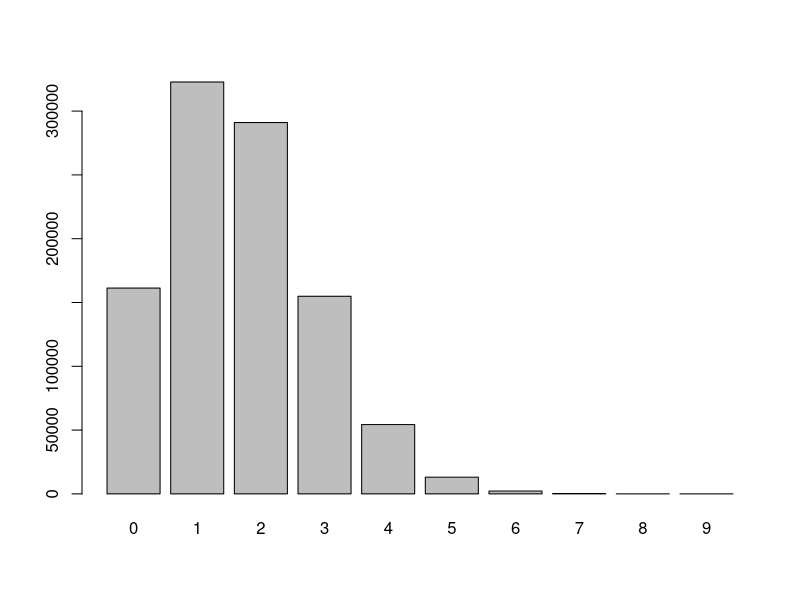
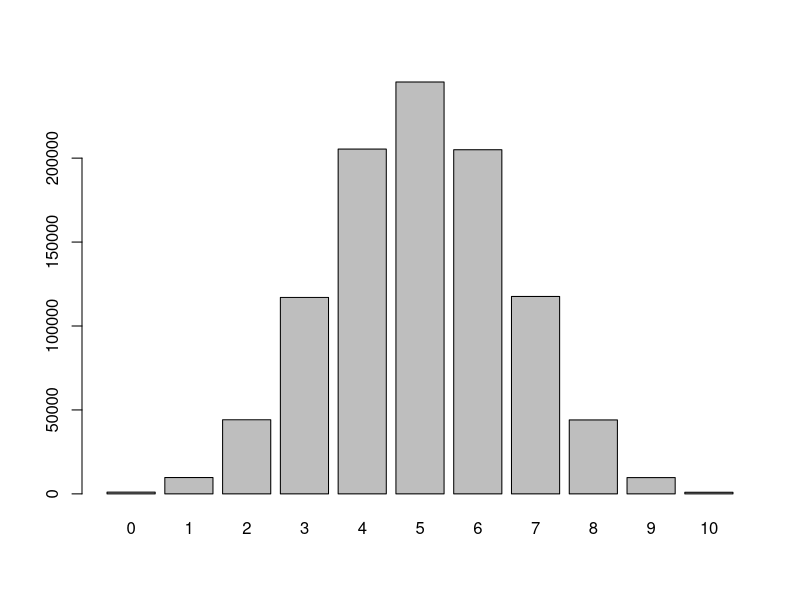
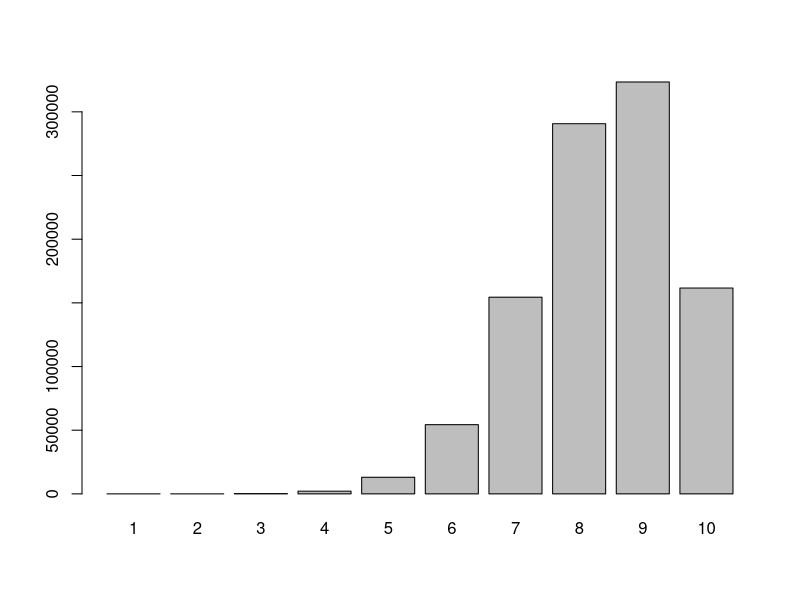
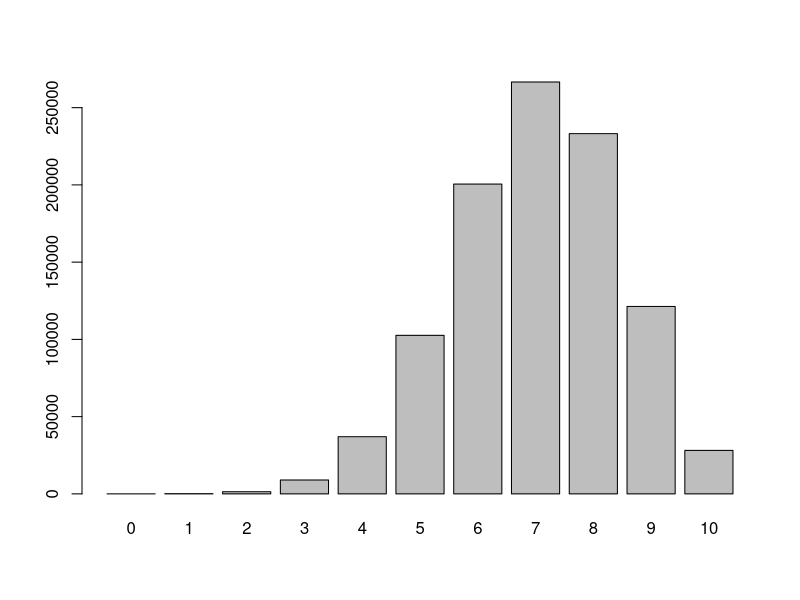
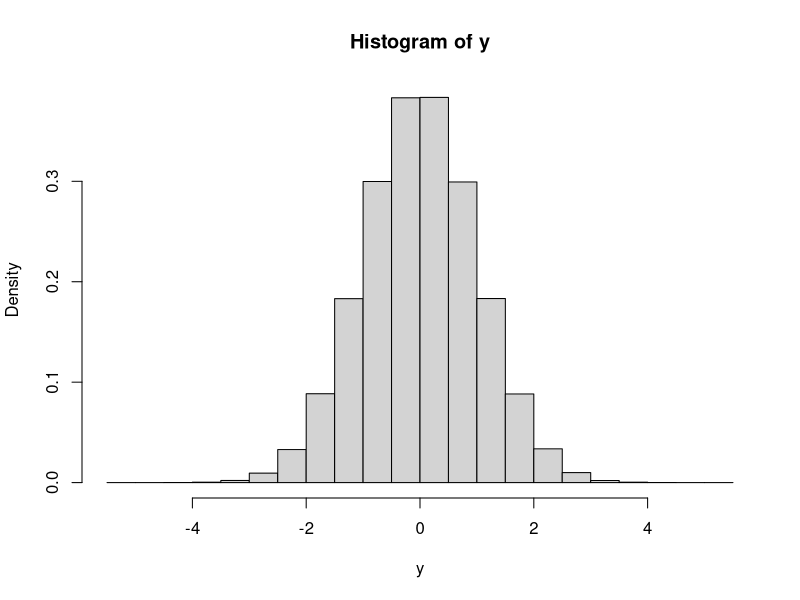
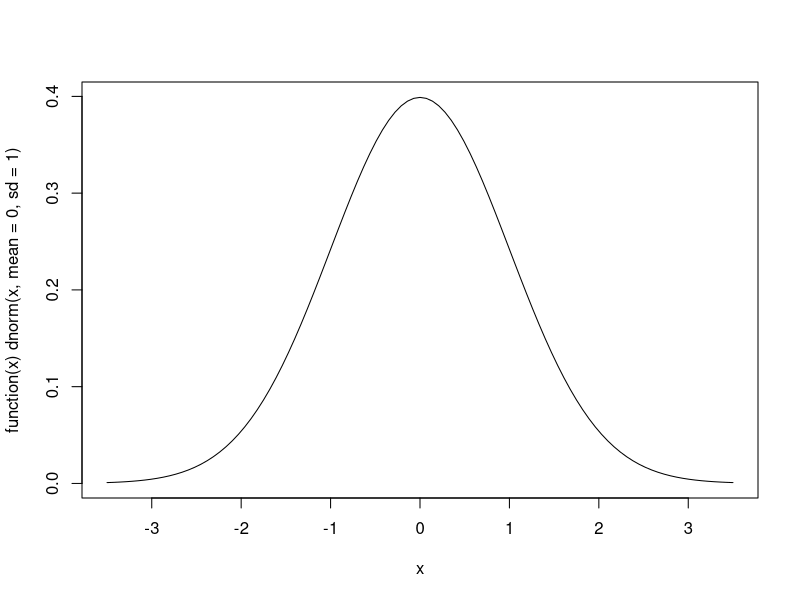
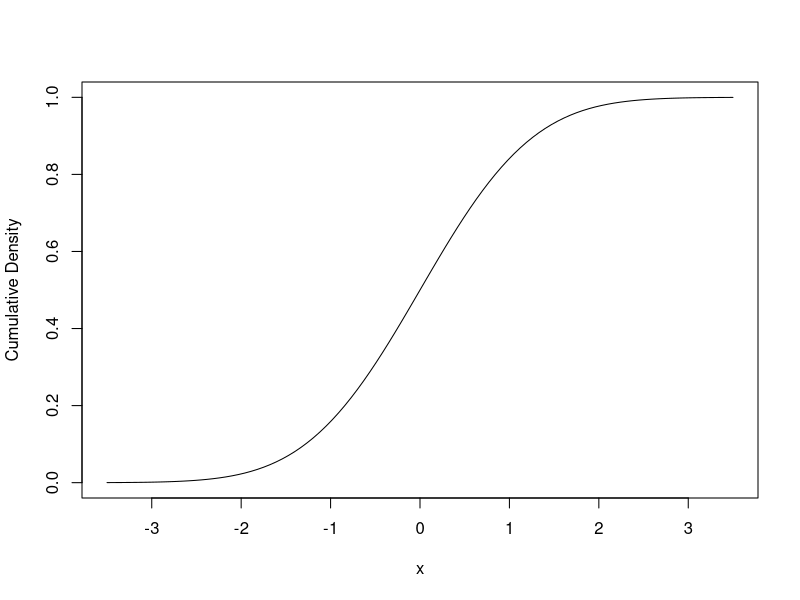
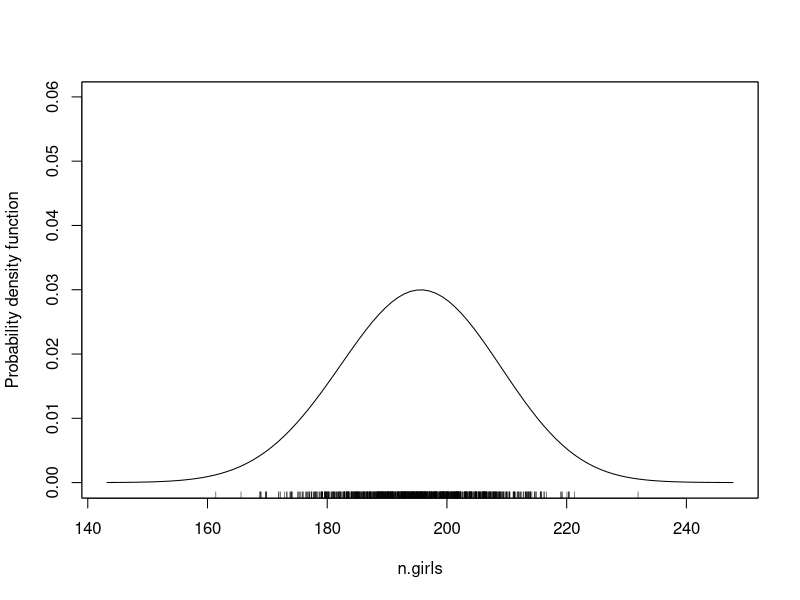

These figures' R source, in order: (Note: this script raises an error after producing the figures.)
###################################################
### A simple example of discrete predictive simulations
###################################################

# Simulate rolling a die 5 times, and you wished to count the number of 3's you observe.

rbinom(1, size = 5, prob = (1/6))    
### rbinom(number of experiments, number of observations per experiment, probability of success)

# simulate a class of 30 students rolling a dice 10 times, and you wished to count the number of 3's you observe for each student.
rbinom(30, size = 10, prob = (1/6)) 


myDist = rbinom(1000000, size = 10, prob = (1/6))

counts = table(myDist)
barplot(counts) 

mean(myDist) # very close to 1/6 * 10 = 1.66667
var(myDist) # very close to 1/6 * 5/6 * 10



myDist = rbinom(1000000, size = 10, prob = (3/6))
counts = table(myDist)
barplot(counts)


myDist = rbinom(1000000, size = 10, prob = (5/6))
counts = table(myDist)
barplot(counts)



myDist = rbinom(1000000, size = 10, prob = 0.7)
counts = table(myDist)
barplot(counts)




###################################################
### Poisson distribution
###################################################

# Compute mean
(0*4 + 1*3 + 2*5 + 3*2 + 4*4 + 5*1 + 6*1) / 20

y = rpois(1000000, lambda = 2.3)

mean(y)
var(y)

table(y)
table(y >= 3)
table(y >= 3) / 1000000

# P(X = 0) 
p0 = (2.3^0 * exp(-2.3)) / factorial(0)

# P(X = 1) 
p1 = (2.3^1 * exp(-2.3)) / factorial(1)

# P(X = 1) 
p2 = (2.3^2 * exp(-2.3)) / factorial(2)

# Compute probability
1 - (p0 + p1 + p2)






y = rnorm(1000000, mean = 0, sd = 1)

mean(y)
var(y)

hist(y, freq = FALSE)

plot(function(x) dnorm(x, mean = 0, sd = 1), -3.5, 3.5)


pnorm(q = -2, mean = 0, sd = 1)
pnorm(q = 0, mean = 0, sd = 1)

qnorm(0.5, mean =0, sd = 1)

dnorm(x = 1, mean = 0, sd = 1)
dnorm(1)

plot(function(x) pnorm(x, mean = 0, sd = 1), -3.5, 3.5, ylab = "Cumulative Density")


###################################################
### Another simple example of discrete predictive simulations
###################################################

## A single trial of the simulation
n.girls = rbinom(1, 400, 0.488)
print(n.girls)



## Many trials of the simulation
## Note: Gelman uses n.sims rather than trials
trials = 1000
n.girls = rep(NA, trials)

## Note: Gelman uses s for indexing rather than i
for (i in 1:trials){
  n.girls[i] = rbinom(1, 400, 0.488)
  }

library(sm)
sm.density(n.girls)

## equivalently

trials = 1000
n.girls = rbinom(trials, 400, 0.488)
sm.density(n.girls)





###################################################
### Accounting for twins
###################################################

birth.type = sample(
  c("fraternal twin", "identical twin", "single birth"),
  prob = c(1/25, 1/300, 1 - 1/25 - 1/300),
  size = 400, 
  replace = TRUE
  )

girls = rep(NA, 400)

for (i in 1:400){
  if (birth.type[i] == "single birth"){
    girls[i] = rbinom(1, 1, 0.488)
  }
  else if (birth.type[i] == "identical twin"){
    girls[i] = 2 * rbinom(1, 1, 0.495)
  }
  else if (birth.type[i] == "fraternal twin"){
    girls[i] = rbinom(1, 2, 0.495)
  }
}

n.girls = sum(girls)



###################################################
### Putting in a loop
###################################################

trials = 1000
n.girls = rep(NA, trials)

for (s in 1:trials){

  birth.type = sample(
    c("fraternal twin", "identical twin", "single birth"),
    prob = c(1/25, 1/300, 1 - 1/25 - 1/300),
    size = 400, 
    replace = TRUE
    )

  girls = rep(NA, 400)

  for (i in 1:400){
    if (birth.type[i] == "single birth"){
      girls[i] = rbinom(1, 1, 0.488)
    }
    else if (birth.type[i] == "identical twin"){
      girls[i] = 2 * rbinom(1, 1, 0.495)
    }
    else if (birth.type[i] == "fraternal twin"){
      girls[i] = rbinom(1, 2, 0.495)
    }
  }

  n.girls[s] = sum(girls)
}


###################################################
### Alternate Syntax
###################################################

girls = ifelse(birth.type == "single birth", rbinom(400, 1, 0.488),
          ifelse(birth.type == "identical twin", 2*rbinom(400, 1, 0.495),
          rbinom(400, 2, 0.495)
          )
        )



###################################################
### A simple example of continuos predictive simulations
###################################################

woman = rbinom(10, 1, 0.52)
height = ifelse(woman == 0, rnorm(10, 69.1, 2.9), rnorm(10, 64.5, 2.7))

avg.height = mean(height)
print(avg.height)


## Simulation for the average height

trials = 1000
avg.height = rep (NA, trials)

for(s in 1:trials){
  sex = rbinom(10, 1, 0.52)
  height = ifelse(sex == 0, rnorm(10, 69.1, 2.9), rnorm(10, 64.5, 2.7))
  avg.height[s] = mean (height)
}

sm.density(avg.height) 



## Simulation for the maximum height

trials = 1000
max.height = rep (NA, trials)

for(s in 1:trials){
  sex = rbinom(10, 1, 0.52)
  height <= ifelse(sex == 0, rnorm(10, 69.1, 2.9), rnorm(10, 64.5, 2.7))
  max.height[s] = max(height)
}

sm.density(max.height)



###################################################
### Simulation using custom-made functions
###################################################

Height.sim = function (n.adults){
  sex = rbinom (n.adults, 1, 0.52)
  height = ifelse (sex == 0, rnorm(10, 69.1, 2.9), rnorm(10, 64.5, 2.7))
  return (mean(height))
}

avg.height = replicate (1000, Height.sim(n.adults = 10))
sm.density(avg.height)
